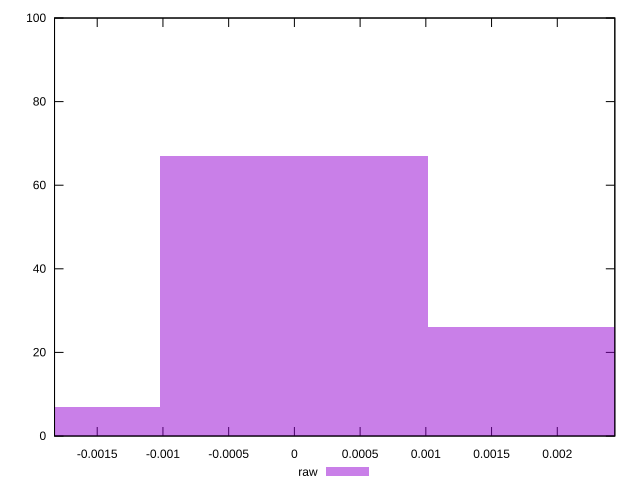

Here is the gnuplot script that generated this plot:
reset

$raw <<EOF
0 67
0.002037330356629327 26
-0.002037330356629327 7
EOF

set key outside below
set boxwidth 0.002037330356629327
set xrange [-0.001824698904172628:0.002437703013265002]
set yrange [0:100]
set trange [0:100]
set style fill transparent solid 0.5 noborder
set terminal svg size 640, 490 enhanced background rgb 'white'
set output "report_00008_2021-01-22T20:58:29.167/meta/score-difference/samples/pages/raw/histogram.svg"

plot $raw title "raw" with boxes

reset
